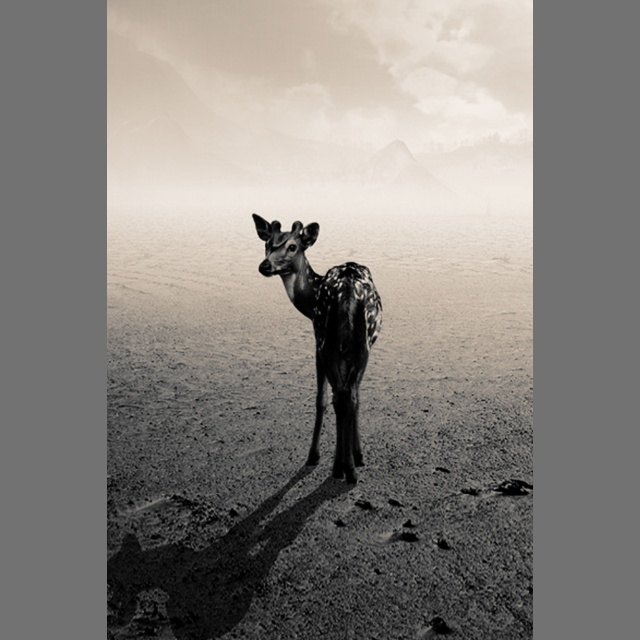
#> input picture tests/tests/fbde545860c21b29.jpg, 640 x 640 px
$ jupyter execute --allow-errors test_utils_images.ipynb
#> lines starting #> are read from the running program, lines starting #| are printed output that depends on the picture; after the words box and inside, x2 and y2 are one past the last pixel; in counts of white or black regions, pixels touching at a corner belong together
### remx/utils/images.py
import os
import cv2
import numpy as np

# import sys  # for cli implementation


# Resolve files overwritten or disappearing.
# The new filenames clash and result in overwriting of old of same base filename in subfolder.
# [46 lines left out: functions generate_random_string, img_rename, not called in this run]


class ImgSize:
    def __init__(self, width: int, height: int, channel: int = 3) -> None:
        self.height = height
        self.width = width
        self.channel = channel

    def get_tuple(self) -> tuple:
        return (self.width, self.height, self.channel)


def letterbox(img: np.ndarray, new_size: ImgSize, fill_value: int = 114) -> np.ndarray:
    # [why fill_value = 114](https://github.com/ultralytics/ultralytics/blob/796bac229eb5040159d7dff549f136f8c7e1c64e/ultralytics/data/augment.py#L587)
    aspect_ratio = min(new_size.height / img.shape[1], new_size.width / img.shape[0])

    new_size_with_ar = int(img.shape[1] * aspect_ratio), int(
        img.shape[0] * aspect_ratio
    )

    resized_img = np.asarray(cv2.resize(img, new_size_with_ar))
    resized_h, resized_w, _ = resized_img.shape

    padded_img = np.full(new_size.get_tuple(), fill_value)
    center_x = new_size.width / 2
    center_y = new_size.height / 2

    x_range_start = int(center_x - (resized_w / 2))
    x_range_end = int(center_x + (resized_w / 2))

    y_range_start = int(center_y - (resized_h / 2))
    y_range_end = int(center_y + (resized_h / 2))

    padding_width = new_size.width - resized_w
    padding_height = new_size.height - resized_h

    padded_img[y_range_start:y_range_end, x_range_start:x_range_end, :] = resized_img
    return padded_img


# [53 lines left out: function img_resize, not called in this run]


from typing import List, Tuple

# type alias BBox as a tuple of four floats representing
# the coordinates of a bounding box in the format (x1, y1, x2, y2),
# where (x1, y1) is the top-left corner and (x2, y2) bottom-right corener of single bounding box
BBox = Tuple[float, float, float, float]  # (x1, y1, x2, y2) for single bounding box


def letterbox_coordinate_transform(
    bboxes: List[BBox], original_size: ImgSize, letterboxed_size: ImgSize
) -> List[BBox]:
    """
    The function `letterbox_coordinate_transform` takes a list of bounding boxes, the original size of
    an image, and the letterboxed size of the image, and returns a list of transformed bounding boxes
    that correspond to the letterboxed image.

    :param bboxes: The `bboxes` parameter is a list of bounding boxes. Each bounding box is represented
    as a tuple of four values: `(x1, y1, x2, y2)`. `x1` and `y1` are the coordinates of the top-left
    corner of the bounding box
    :type bboxes: List[BBox]
    :param original_size: The original_size parameter represents the size of the original image. It is
    an object of type ImgSize, which typically contains the width and height of the image
    :type original_size: ImgSize
    :param letterboxed_size: The `letterboxed_size` parameter represents the dimensions of the
    letterboxed image. It is an instance of the `ImgSize` class, which typically contains the `width`
    and `height` attributes
    :type letterboxed_size: ImgSize
    :return: a list of transformed bounding boxes in the letterboxed image dimensions.
    """

    # Calculate the aspect ratio of the original and letterboxed sizes
    aspect_ratio = min(
        letterboxed_size.height / original_size.width,
        letterboxed_size.width / original_size.height,
    )

    # Calculate the amount of padding added during the letterbox operation
    pad_w = letterboxed_size.width - (aspect_ratio * original_size.width)
    pad_h = letterboxed_size.height - (aspect_ratio * original_size.height)

    # Convert the bounding box coordinates to the letterboxed image dimensions
    letterboxed_bboxes = []
    for bbox in bboxes:
        x1, y1, x2, y2 = bbox
        # (x1, y1) is the top-left corner of single bounding box
        map_x1 = round((x1 + pad_w / (2 * aspect_ratio)) * aspect_ratio)
        map_y1 = round((y1 + pad_h / (2 * aspect_ratio)) * aspect_ratio)

        # (x2, y2) is the bottom-right corner of single bounding box
        map_x2 = round((x2 + pad_w / (2 * aspect_ratio)) * aspect_ratio)
        map_y2 = round((y2 + pad_h / (2 * aspect_ratio)) * aspect_ratio)
        letterboxed_bboxes.append((map_x1, map_y1, map_x2, map_y2))
    return letterboxed_bboxes


def coordinate_normalize(
    bboxes: List[BBox], original_size: ImgSize, letterboxed_size: ImgSize
):
    """
    The `coordinate_normalize` function takes a list of bounding boxes, the original image size, and the
    letterboxed image size, and returns the normalized coordinates of the bounding boxes.

    :param bboxes: The `bboxes` parameter is a list of bounding boxes. Each bounding box is represented
    as a tuple of four values: `(x1, y1, x2, y2)`. `x1` and `y1` are the coordinates of the top-left
    corner of the bounding box
    :type bboxes: List[BBox]
    :param original_size: The original_size parameter represents the size of the original image before
    any letterboxing or resizing was applied. It is an object of type ImgSize, which likely contains the
    width and height of the original image
    :type original_size: ImgSize
    :param letterboxed_size: The `letterboxed_size` parameter represents the size of the image after it
    has been letterboxed. Letterboxing is a technique used to maintain the aspect ratio of an image by
    adding black bars to the top and bottom or sides of the image. The `letterboxed_size` parameter
    should be an object
    :type letterboxed_size: ImgSize
    :return: a list of normalized coordinates.
    """

    letterbox_coordinate = letterbox_coordinate_transform(
        bboxes=bboxes, original_size=original_size, letterboxed_size=letterboxed_size
    )

    normalized_coordinate = []
    for bbox in letterbox_coordinate:
        x1, y1, x2, y2 = bbox
        normalized_coordinate.append(
            (
                x1 / letterboxed_size.width,
                y1 / letterboxed_size.height,
                x2 / letterboxed_size.width,
                y2 / letterboxed_size.height,
            )
        )

    return normalized_coordinate


# [268 lines left out: functions xyxy2xywh, labels_dir_xyxy2xywh, img_label_map, get_thickness_based_on_resolution, inverse_letterbox_coordinate_transform, augmentation_transforms, not called in this run]


# [8 lines of commented-out code are left out]

### tests/test_utils_images.ipynb
[cell 1]
import cv2
import matplotlib.pyplot as plt

import numpy as np

[cell 2]
from images import (
    letterbox,
    ImgSize,
    img_resize,
    inverse_letterbox_coordinate_transform,
)

[cell 3]
img = cv2.imread("../datasets/test/elephant-2.jpg")
#> (the rest of this cell did not finish here and is left out)

#> (a cell that did not finish here is left out)

To map a point from the img_letterboxed image to the original image, you can use the following formula:

x_original = (x_letterboxed - pad_w) \* original_width / letterboxed_width

y_original = (y_letterboxed - pad_h) \* original_height / letterboxed_height

[cell 5]
# Load the image
img = cv2.imread("../datasets/test/elephant-5.jpg")

#> (the rest of this cell did not finish here and is left out)

[cell 6]
# Load the image
img = cv2.imread("../datasets/test/elephant-2.jpg")

# Define the x,y coordinate of the point
# x, y = (300, 125)
#> (the rest of this cell did not finish here and is left out)

[cell 7]
import sys

sys.path.append("../remx/utils")

#> (the rest of this cell did not finish here and is left out)

#> (a cell that did not finish here is left out)

[cell 9]
from typing import List, Tuple
BBox = Tuple[float, float, float, float]  # (x1, y1, x2, y2) for single bounding box

class ImgSize:
    def __init__(self, width: int, height: int, channel: int = 3) -> None:
        self.height = height
        self.width = width
        self.channel = channel

    def get_tuple(self) -> tuple:
        return (self.width, self.height, self.channel)


def letterbox_coordinate_transform(bboxes: List[BBox], original_size: ImgSize, letterboxed_size: ImgSize) -> List[BBox]:
    # Calculate the aspect ratio of the original and letterboxed sizes
    aspect_ratio = min(
        letterboxed_size.height / original_size.width,
        letterboxed_size.width / original_size.height,
    )

    # Calculate the amount of padding added during the letterbox operation
    pad_w = letterboxed_size.width - (aspect_ratio * original_size.width)
    pad_h = letterboxed_size.height - (aspect_ratio * original_size.height)

    # Convert the bounding box coordinates to the letterboxed image dimensions
    letterboxed_bboxes = []
    for bbox in bboxes:
        x1, y1, x2, y2 = bbox
        # (x1, y1) is the top-left corner of single bounding box
        map_x1 = round((x1 + pad_w / (2 * aspect_ratio)) * aspect_ratio)
        map_y1 = round((y1 + pad_h / (2 * aspect_ratio)) * aspect_ratio)

        # (x2, y2) is the bottom-right corner of single bounding box
        map_x2 = round((x2 + pad_w / (2 * aspect_ratio)) * aspect_ratio)
        map_y2 = round((y2 + pad_h / (2 * aspect_ratio)) * aspect_ratio)
        letterboxed_bboxes.append((map_x1, map_y1, map_x2, map_y2))
    return letterboxed_bboxes

[cell 10]
bboxes = letterbox_coordinate_transform(bboxes=[(256, 390, 950, 902)], original_size=ImgSize(2048, 1536), letterboxed_size=ImgSize(640, 640))
bboxes

[cell 11]
import sys

sys.path.append("../remx/utils")


from images import coordinate_normalize, ImgSize, labels_dir_xyxy2xywh

[cell 12]
coordinate_normalize(bboxes=[(181.12, 374.4, 542.08, 556.8)], original_size=ImgSize(1024, 768), letterboxed_size=ImgSize(640, 640))

[cell 13]
def xyxy2xywh(x):
    """
    Convert bounding box (x1, y1, x2, y2) to bounding box (x, y, w, h).
    """
    y = np.copy(x)
    y[..., 0] = (x[..., 0] + x[..., 2]) / 2  # x center
    y[..., 1] = (x[..., 1] + x[..., 3]) / 2  # y center
    y[..., 2] = x[..., 2] - x[..., 0]        # width
    y[..., 3] = x[..., 3] - x[..., 1]        # height
    return y

def xywh2xyxy(x):
    """
    yolov8 provide bounding box (x, y, w, h).
    Convert bounding box (x, y, w, h) to bounding box (x1, y1, x2, y2)
    """
    y = np.copy(x)
    y[..., 0] = x[..., 0] - x[..., 2] / 2
    y[..., 1] = x[..., 1] - x[..., 3] / 2
    y[..., 2] = x[..., 0] + x[..., 2] / 2
    y[..., 3] = x[..., 1] + x[..., 3] / 2
    return y

[cell 14]
from matplotlib import pyplot as plt
import cv2
import numpy as np

def xywh2xyxy(x):
    """
    yolov8 provide bounding box (x, y, w, h).
    Convert bounding box (x, y, w, h) to bounding box (x1, y1, x2, y2)
    """
    y = np.copy(x)
    y[..., 0] = x[..., 0] - x[..., 2] / 2
    y[..., 1] = x[..., 1] - x[..., 3] / 2
    y[..., 2] = x[..., 0] + x[..., 2] / 2
    y[..., 3] = x[..., 1] + x[..., 3] / 2
    return y


img = "./tests/fbde545860c21b29.jpg"
img = cv2.imread(img)
#> img is the input picture: shape (640, 640, 3); mean B, G, R 125.7, 130.3, 134.5


bbox = np.array([0.496875, 0.5375, 0.21562500000000007, 0.41250000000000003])
bbox = xywh2xyxy(bbox)
bbox *= 640
bbox = np.array([int(x) for x in bbox])
print(bbox)
box_color = (255, 0, 255)
cv2.rectangle(img, tuple(bbox[:2]), tuple(bbox[2:]), box_color, 2)
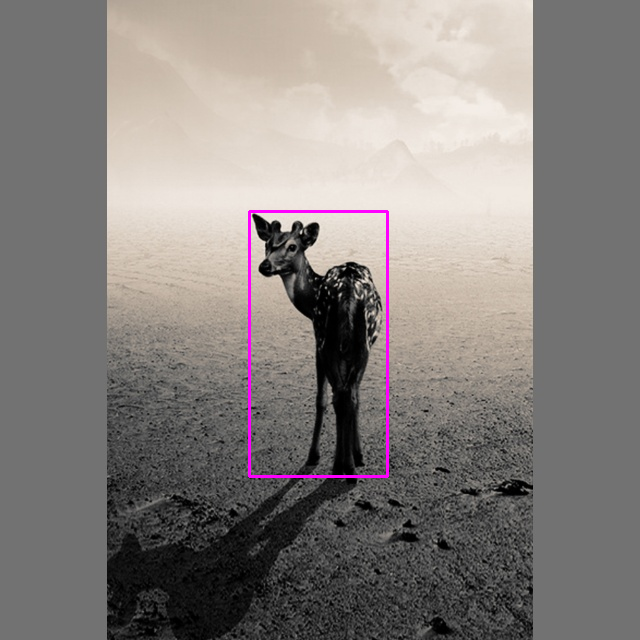
#> img: shape (640, 640, 3); 0.59% of pixels changed, all inside (x1, y1, x2, y2) = (248, 210, 389, 478)

# Display the original image
plt.imshow(cv2.cvtColor(img, cv2.COLOR_BGR2RGB))
plt.show

[cell 15]
import cv2
import matplotlib.pyplot as plt
from typing import Tuple

def draw_max_confidence_img(original_img: str, max_confidence_coordinate: Tuple):
    # Load the original image
    img = cv2.imread(original_img)

    # Unpack the coordinates
    x1, y1, x2, y2 = max_confidence_coordinate

    # Draw the rectangle on the image
    cv2.rectangle(img, (x1, y1), (x2, y2), (0, 255, 0), 2) # Green color, thickness=2

    # Convert BGR image to RGB for displaying with matplotlib
    img_rgb = cv2.cvtColor(img, cv2.COLOR_BGR2RGB)

    # Display the image using matplotlib
    plt.imshow(img_rgb)
    plt.axis('off')
    plt.show()


$ run again, with tests/frame1.jpg copied over tests/tests/fbde545860c21b29.jpg
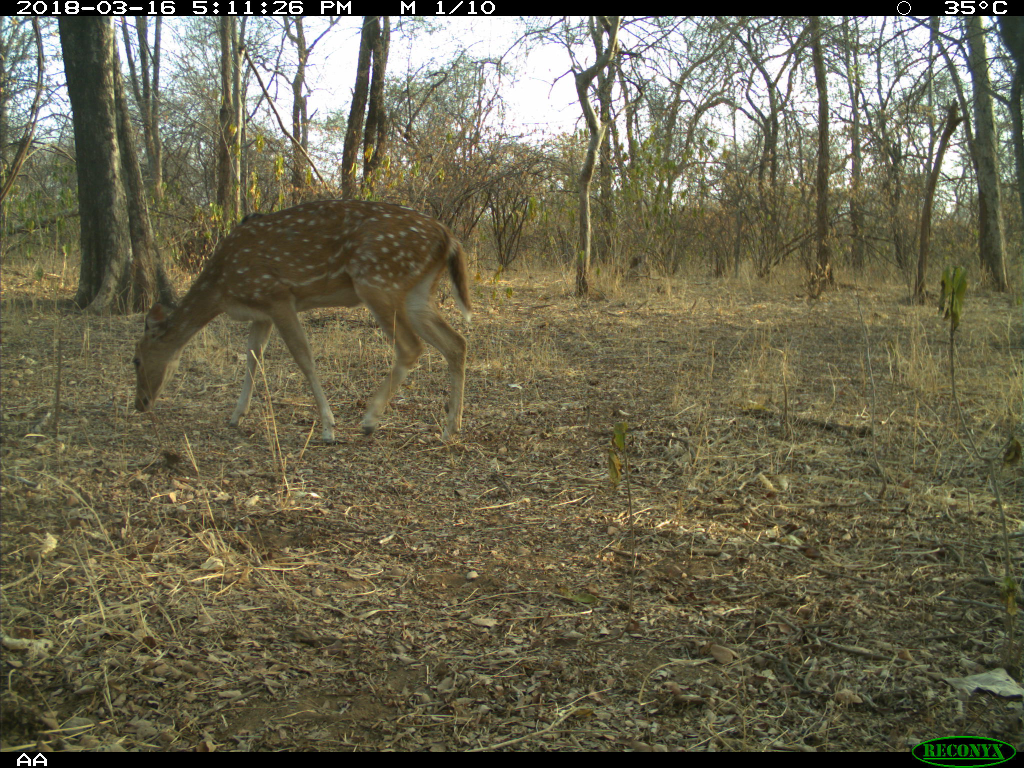
#> input picture tests/frame1.jpg, 2048 x 1536 px (shown at 1/2 size)
#> img is the input picture: shape (1536, 2048, 3); mean B, G, R 79.5, 102.4, 106.7
#> `cv2.rectangle(img, tuple(bbox[:2]), tuple(bbox[2:]), box_color, 2)`:
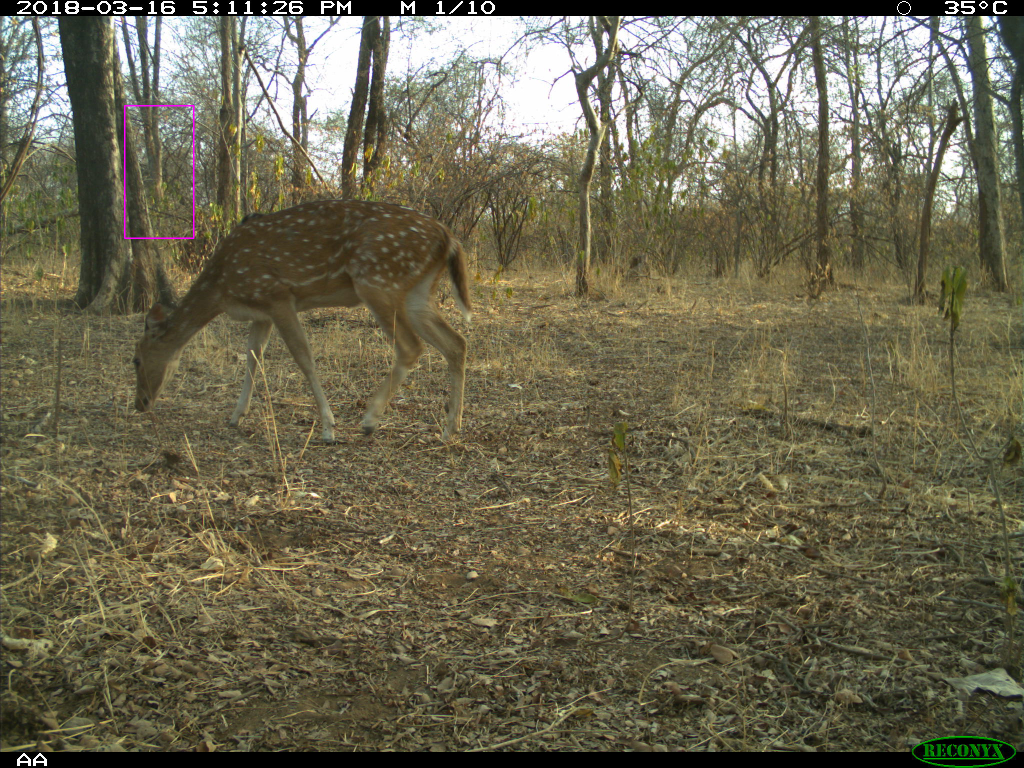
#> img: shape (1536, 2048, 3) (shown at 1/2 size); 0.08% of pixels changed, all inside (x1, y1, x2, y2) = (248, 210, 389, 478)
